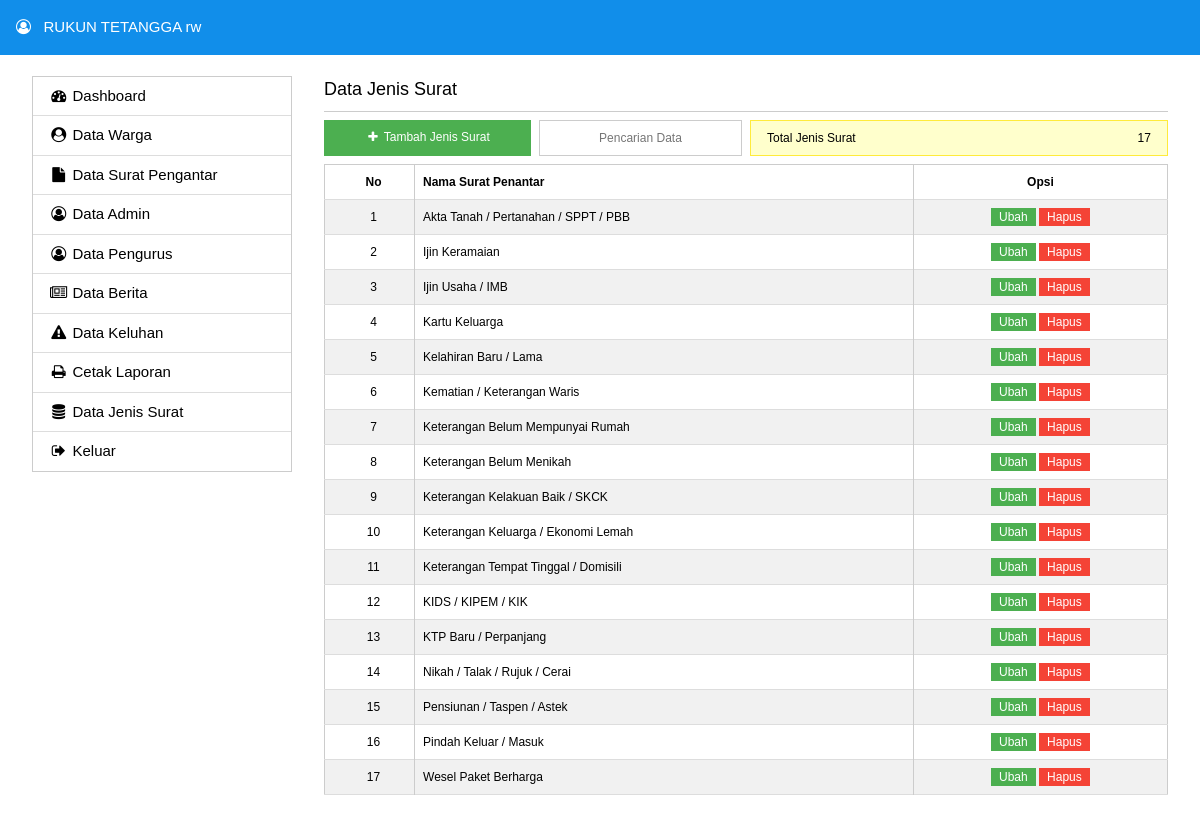
The page /admin/rt/jenis_read.php (signed in) on the database its author committed.
### tables this page shows
CREATE TABLE `tb_jenis` (
  `id_jenis` int(5) NOT NULL,
  `surat` varchar(100) NOT NULL
);

### admin/rt/jenis_read.php (the view, shortened to what this page needs)
<?php require_once('../../Connections/koneksi.php'); ?>
<?php
$logoutAction = $_SERVER['PHP_SELF']."?doLogout=true";
?>
<?php
$query_rsJenisRead = "SELECT * FROM tb_jenis ORDER BY surat ASC";
$rsJenisRead = mysql_query($query_rsJenisRead, $koneksi) or die(mysql_error());
$row_rsJenisRead = mysql_fetch_assoc($rsJenisRead);
$totalRows_rsJenisRead = mysql_num_rows($rsJenisRead);
$nomor = 1;
?>
<!DOCTYPE html>
<html>
<head>
<link rel="stylesheet" href="../../assets/w3.css">
<link href="../../assets/plugins/font-awesome/css/font-awesome.min.css" rel="stylesheet">
</head>
<body>
<div class="w3-container w3-top w3-text-white" style="background-color:#118eea;">
	<div class="w3-row w3-padding-16">
    	<div class="w3-col s12"><i class="fa fa-user-circle-o"></i>&nbsp;&nbsp; RUKUN TETANGGA <?php echo $_SESSION['MM_Username'] ?></div>
    </div>
    </div>
    <br>
<br>
<br>
<div class="w3-container">
	<div class="w3-row">
    	<div class="w3-col l3 w3-padding">
        	<ul class="w3-border w3-ul">
            	<li class="w3-hover-light-grey"><a href="home.php" style="text-decoration:none"><i class="fa fa-dashboard fa-fw"></i> Dashboard</a></li>
            	<li class="w3-hover-light-grey"><a href="warga_read.php" style="text-decoration:none"><i class="fa fa-user-circle fa-fw"></i> Data Warga</a></li>
                <li class="w3-hover-light-grey"><a href="surat_read.php" style="text-decoration:none"><i class="fa fa-file fa-fw"></i> Data Surat Pengantar</a></li>
            	<li class="w3-hover-light-grey"><a href="admin_read.php" style="text-decoration:none"><i class="fa fa-user-circle-o fa-fw"></i> Data Admin</a></li>
                <li class="w3-hover-light-grey"><a href="pengurus_read.php" style="text-decoration:none"><i class="fa fa-user-circle-o fa-fw"></i> Data Pengurus</a></li>
                <li class="w3-hover-light-grey"><a href="berita_read.php" style="text-decoration:none"><i class="fa fa-newspaper-o fa-fw"></i> Data Berita</a></li>
                <li class="w3-hover-light-grey"><a href="keluhan_read.php" style="text-decoration:none"><i class="fa fa-warning fa-fw"></i> Data Keluhan</a></li>
                <li class="w3-hover-light-grey"><a href="laporan_read.php" style="text-decoration:none"><i class="fa fa-print fa-fw"></i> Cetak Laporan</a></li>
                <li class="w3-hover-light-grey"><a href="jenis_read.php" style="text-decoration:none"><i class="fa fa-database fa-fw"></i> Data Jenis Surat</a></li>
                <li class="w3-hover-light-grey"><a href="<?php echo $logoutAction ?>" onClick="return confirm('Anda Yakin Ingin Keluar?')" style="text-decoration:none"><i class="fa fa-sign-out fa-fw"></i> Keluar</a></li>
            </ul>
        </div>
        <div class="w3-col l9 w3-padding">
        <div class="w3-large w3-border-bottom" style="padding-bottom:8px;">Data Jenis Surat</div>
<?php if ($totalRows_rsJenisRead > 0) {  ?>
  <div class="w3-row">
 	<div class="w3-col l3" style="padding-right:4px;"><a style="margin-top:8px; height:36px;" class="w3-btn w3-block w3-green w3-small" href="jenis_create.php"><i class="fa fa-plus fa-fw"></i> Tambah Jenis Surat</a></div>
	<div class="w3-col l3" style="padding-right:4px; padding-left:4px;"><input oninput="w3.filterHTML('#jenis', '.jenis', this.value)" placeholder="Pencarian Data" class="w3-input w3-border w3-center w3-small" style="outline:none;margin-top:8px;" autofocus></div>
    <div class="w3-col l6" style="padding-left:4px;"><div class="w3-border w3-border-yellow w3-pale-yellow w3-padding w3-small" style="margin-top:8px;">
        Total Jenis Surat<span class="w3-right"><?php echo $totalRows_rsJenisRead ?></span>
        </div></div>
</div>
  <table class="w3-table w3-striped w3-small w3-hoverable w3-bordered w3-border" id="jenis" style="margin-top:8px;">
      <tr style="font-weight:bold" class="w3-hover-none">
      <td class="w3-border-right w3-center">No</td>
      <td class="w3-border-right">Nama Surat Penantar</td>
      <td class="w3-center">Opsi</td>
    </tr>
    <?php do { ?>
      <tr class="jenis">
        <td class="w3-border-right w3-center"><?php echo $nomor++; ?></td>
        <td class="w3-border-right"><?php echo $row_rsJenisRead['surat']; ?></td>
        <td class="w3-center"><a class="w3-tag w3-small w3-green" style="text-decoration:none" href="jenis_update.php?id_jenis=<?php echo $row_rsJenisRead['id_jenis']; ?>">Ubah</a> <a class="w3-tag w3-small w3-red" style="text-decoration:none" onclick="return confirm('Anda Yakin Ingin Hapus?\n<?php echo $row_rsJenisRead['surat']; ?>')" href="jenis_delete.php?id_jenis=<?php echo $row_rsJenisRead['id_jenis']; ?>">Hapus</a></td>
      </tr>
      <?php } while ($row_rsJenisRead = mysql_fetch_assoc($rsJenisRead)); ?>
  </table><br>
  <?php }  ?>
        </div>
    </div>
</div>
</body>
</html>

### assets/w3.css (style rules this page uses)
*,*:before,*:after { box-sizing:inherit }
html { -ms-text-size-adjust:100%;-webkit-text-size-adjust:100% }
body { margin:0 }
a { background-color:transparent;-webkit-text-decoration-skip:objects }
button,input,select,textarea { font:inherit;margin:0 }
button,input { overflow:visible }
html,body { font-family:Verdana,sans-serif;font-size:15px;line-height:1.5 }
html { overflow-x:hidden }
a { color:inherit }
.w3-table,.w3-table-all { border-collapse:collapse;border-spacing:0;width:100%;display:table }
.w3-bordered tr,.w3-table-all tr { border-bottom:1px solid #ddd }
.w3-striped tbody tr:nth-child(even) { background-color:#f1f1f1 }
.w3-table td,.w3-table th,.w3-table-all td,.w3-table-all th { padding:8px 8px;display:table-cell;text-align:left;vertical-align:top }
.w3-table th:first-child,.w3-table td:first-child,.w3-table-all th:first-child,.w3-table-all td:first-child { padding-left:16px }
.w3-btn,.w3-button { border:none;display:inline-block;padding:8px 16px;vertical-align:middle;overflow:hidden;text-decoration:none;color:inherit;background-color:inherit;text-align:center;cursor:pointer;white-space:nowrap }
.w3-btn,.w3-button { -webkit-touch-callout:none;-webkit-user-select:none;-khtml-user-select:none;-moz-user-select:none;-ms-user-select:none;user-select:none }
.w3-badge,.w3-tag { background-color:#000;color:#fff;display:inline-block;padding-left:8px;padding-right:8px;text-align:center }
.w3-ul { list-style-type:none;padding:0;margin:0 }
.w3-ul li { padding:8px 16px;border-bottom:1px solid #ddd }
.w3-ul li:last-child { border-bottom:none }
.w3-input { padding:8px;display:block;border:none;border-bottom:1px solid #ccc;width:100% }
.w3-block { display:block;width:100% }
.w3-container:after,.w3-container:before,.w3-panel:after,.w3-panel:before,.w3-row:after,.w3-row:before,.w3-row-padding:after,.w3-row-padding:before, .w3-cell-row:before,.w3-cell-row:after,.w3-clear:after,.w3-clear:before,.w3-bar:before,.w3-bar:after { content:"";display:table;clear:both }
.w3-col,.w3-half,.w3-third,.w3-twothird,.w3-threequarter,.w3-quarter { float:left;width:100% }
.w3-col.s12 { width:99.99999% }
@media (min-width:993px) { .w3-col.l3 { width:24.99999% } }
@media (min-width:993px) { .w3-col.l6 { width:49.99999% } }
@media (min-width:993px) { .w3-col.l9 { width:74.99999% } }
.w3-top,.w3-bottom { position:fixed;width:100%;z-index:1 }
.w3-top { top:0 }
.w3-container,.w3-panel { padding:0.01em 16px }
.w3-small { font-size:12px!important }
.w3-large { font-size:18px!important }
.w3-center { text-align:center!important }
.w3-border { border:1px solid #ccc!important }
.w3-border-bottom { border-bottom:1px solid #ccc!important }
.w3-border-right { border-right:1px solid #ccc!important }
.w3-padding { padding:8px 16px!important }
.w3-padding-16 { padding-top:16px!important;padding-bottom:16px!important }
.w3-right { float:right!important }
.w3-green,.w3-hover-green:hover { color:#fff!important;background-color:#4CAF50!important }
.w3-red,.w3-hover-red:hover { color:#fff!important;background-color:#f44336!important }
.w3-pale-yellow,.w3-hover-pale-yellow:hover { color:#000!important;background-color:#ffffcc!important }
.w3-text-white,.w3-hover-text-white:hover { color:#fff!important }
.w3-border-yellow,.w3-hover-border-yellow:hover { border-color:#ffeb3b!important }

### rows shown on the page
tb_jenis: surat "Akta Tanah / Pertanahan / SPPT / PBB"
tb_jenis: surat "Ijin Keramaian"
tb_jenis: surat "Ijin Usaha / IMB"
tb_jenis: surat "Kartu Keluarga"
tb_jenis: surat "Kelahiran Baru / Lama"
tb_jenis: surat "Kematian / Keterangan Waris"
tb_jenis: surat "Keterangan Belum Mempunyai Rumah"
tb_jenis: surat "Keterangan Belum Menikah"
tb_jenis: surat "Keterangan Kelakuan Baik / SKCK"
tb_jenis: surat "Keterangan Keluarga / Ekonomi Lemah"
tb_jenis: surat "Keterangan Tempat Tinggal / Domisili"
tb_jenis: surat "KIDS / KIPEM / KIK"
tb_jenis: surat "KTP Baru / Perpanjang"
tb_jenis: surat "Nikah / Talak / Rujuk / Cerai"
tb_jenis: surat "Pensiunan / Taspen / Astek"
tb_jenis: surat "Pindah Keluar / Masuk"
tb_jenis: surat "Wesel Paket Berharga"

### other values the page prints
$_SESSION['MM_Username'] "rw"
$totalRows_rsJenisRead "17"
